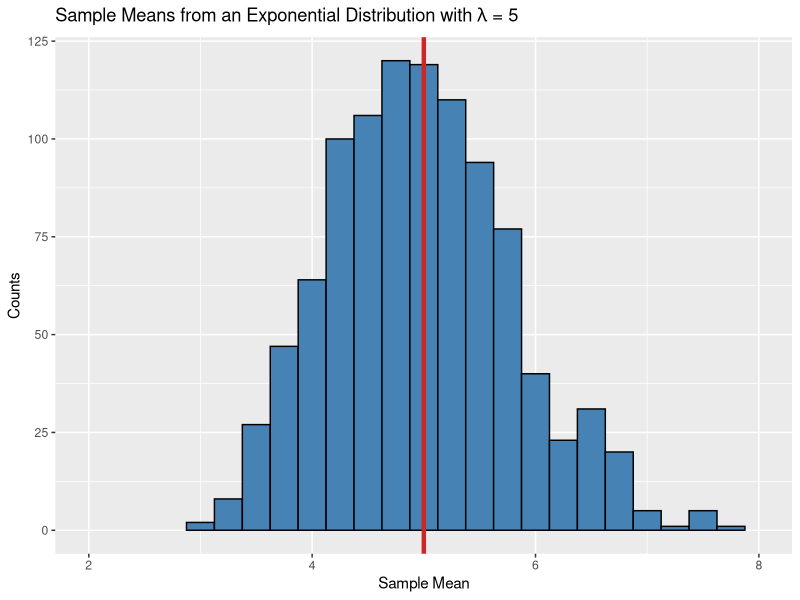

Reproduce this figure in R.
## ---- chunk 1
knitr::opts_chunk$set(echo = TRUE)
options(tinytex.verbose = TRUE)
library(ggplot2)
## ---- chunk 2

# Number of simulations
sim <- 1000
# Number of exponentials
n <- 40
# Rate 
lambda <- 0.2 

# Creating observations
obs <- rexp(n*sim, rate = lambda)

# Reformatting them into matrix form with dim [sim x n]
mobs <- matrix(obs, sim, n)

# Calculate sample means
sampleMeans <- apply(mobs, 1, mean)

ggplot() +
  aes(sampleMeans) + 
  geom_histogram(binwidth = 0.25, color = "black", fill = "steelblue") +
  geom_vline(xintercept = 5, color = "firebrick3", size = 1.5) + 
  labs(x = "Sample Mean", y = "Counts") +
  labs(title = "Sample Means from an Exponential Distribution with" ~ lambda ~ "= 5") +
  coord_cartesian(xlim = c(2,8))

## ---- chunk 3

# Calculate sample variance
sampleVar <- apply(mobs, 1, var)


## ---- chunk 4

# Code chunk to plot the sample means together with samples from the exponential distribution

